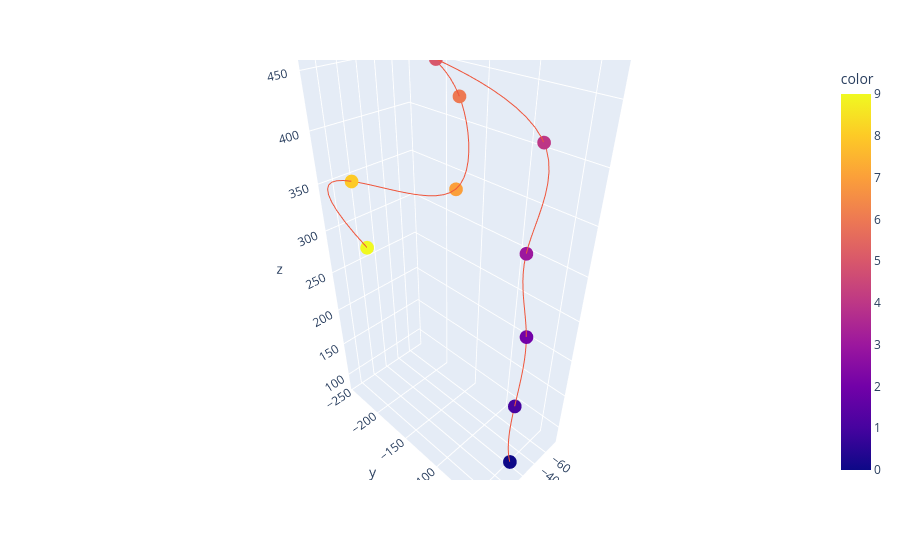
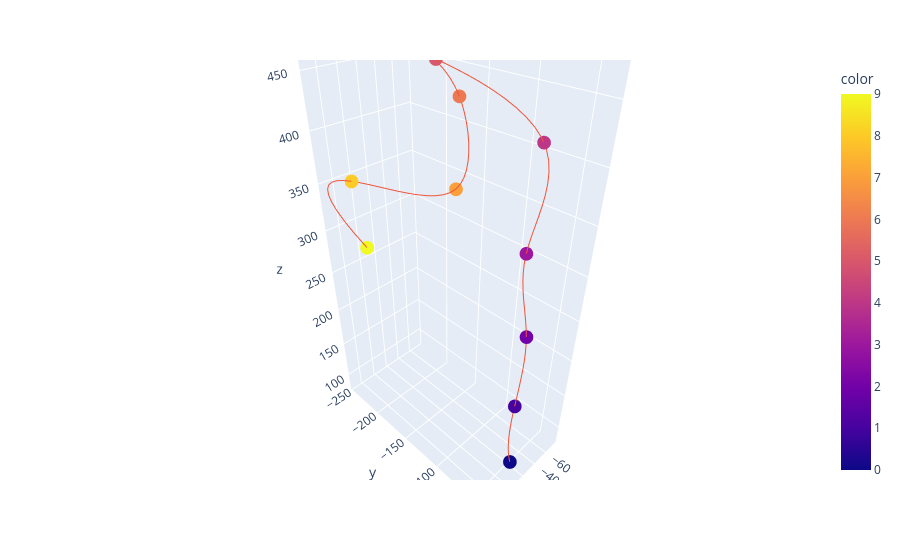

The notebook cell these images were saved under, in order:
### Code cell
tr.plot_traces(traces,[5])
